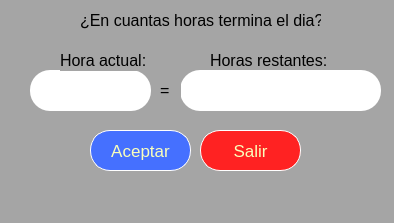
<?xml version="1.0" encoding="UTF-8"?>
<ui version="4.0">
 <class>MainWindow</class>
 <widget class="QMainWindow" name="MainWindow">
  <property name="geometry">
   <rect>
    <x>0</x>
    <y>0</y>
    <width>394</width>
    <height>223</height>
   </rect>
  </property>
  <property name="windowTitle">
   <string>MainWindow</string>
  </property>
  <property name="styleSheet">
   <string notr="true">background-color: rgb(165, 165, 165);</string>
  </property>
  <widget class="QWidget" name="centralwidget">
   <widget class="QPushButton" name="btn_aceptar">
    <property name="geometry">
     <rect>
      <x>90</x>
      <y>130</y>
      <width>101</width>
      <height>41</height>
     </rect>
    </property>
    <property name="font">
     <font>
      <pointsize>13</pointsize>
      <underline>false</underline>
     </font>
    </property>
    <property name="styleSheet">
     <string notr="true">background-color: rgb(69, 112, 255);
color: rgb(250, 255, 187);
border-radius:20px;
border: 1px solid white;</string>
    </property>
    <property name="text">
     <string>Aceptar</string>
    </property>
   </widget>
   <widget class="QLineEdit" name="txt_horaActual">
    <property name="geometry">
     <rect>
      <x>30</x>
      <y>70</y>
      <width>121</width>
      <height>41</height>
     </rect>
    </property>
    <property name="font">
     <font>
      <pointsize>20</pointsize>
      <weight>50</weight>
      <italic>false</italic>
      <bold>false</bold>
     </font>
    </property>
    <property name="styleSheet">
     <string notr="true">background-color: rgb(255, 255, 255);
border-radius:20px;</string>
    </property>
    <property name="text">
     <string/>
    </property>
   </widget>
   <widget class="QLabel" name="label_2">
    <property name="geometry">
     <rect>
      <x>60</x>
      <y>50</y>
      <width>91</width>
      <height>21</height>
     </rect>
    </property>
    <property name="font">
     <font>
      <pointsize>12</pointsize>
     </font>
    </property>
    <property name="text">
     <string>&lt;html&gt;&lt;head/&gt;&lt;body&gt;&lt;p&gt;Hora actual:&lt;/p&gt;&lt;/body&gt;&lt;/html&gt;</string>
    </property>
   </widget>
   <widget class="QPushButton" name="btn_salir">
    <property name="geometry">
     <rect>
      <x>200</x>
      <y>130</y>
      <width>101</width>
      <height>41</height>
     </rect>
    </property>
    <property name="font">
     <font>
      <pointsize>13</pointsize>
      <underline>false</underline>
     </font>
    </property>
    <property name="styleSheet">
     <string notr="true">background-color: rgb(255, 34, 34);
color: rgb(250, 255, 187);
border-radius:20px;
border: 1px solid white;</string>
    </property>
    <property name="text">
     <string>Salir</string>
    </property>
   </widget>
   <widget class="QLabel" name="label_3">
    <property name="geometry">
     <rect>
      <x>210</x>
      <y>50</y>
      <width>121</width>
      <height>21</height>
     </rect>
    </property>
    <property name="font">
     <font>
      <pointsize>12</pointsize>
     </font>
    </property>
    <property name="text">
     <string>&lt;html&gt;&lt;head/&gt;&lt;body&gt;&lt;p&gt;Horas restantes:&lt;/p&gt;&lt;/body&gt;&lt;/html&gt;</string>
    </property>
   </widget>
   <widget class="QLineEdit" name="txt_resultado">
    <property name="geometry">
     <rect>
      <x>180</x>
      <y>70</y>
      <width>201</width>
      <height>41</height>
     </rect>
    </property>
    <property name="font">
     <font>
      <pointsize>10</pointsize>
      <weight>50</weight>
      <italic>false</italic>
      <bold>false</bold>
     </font>
    </property>
    <property name="styleSheet">
     <string notr="true">background-color: rgb(255, 255, 255);
border-radius:20px;</string>
    </property>
    <property name="text">
     <string/>
    </property>
   </widget>
   <widget class="QLabel" name="label_4">
    <property name="geometry">
     <rect>
      <x>160</x>
      <y>80</y>
      <width>21</width>
      <height>21</height>
     </rect>
    </property>
    <property name="font">
     <font>
      <pointsize>12</pointsize>
     </font>
    </property>
    <property name="text">
     <string>&lt;html&gt;&lt;head/&gt;&lt;body&gt;&lt;p&gt;=&lt;/p&gt;&lt;/body&gt;&lt;/html&gt;</string>
    </property>
   </widget>
   <widget class="QLabel" name="label_5">
    <property name="geometry">
     <rect>
      <x>80</x>
      <y>10</y>
      <width>241</width>
      <height>21</height>
     </rect>
    </property>
    <property name="font">
     <font>
      <pointsize>12</pointsize>
     </font>
    </property>
    <property name="text">
     <string>&lt;html&gt;&lt;head/&gt;&lt;body&gt;&lt;p&gt;¿En cuantas horas termina el dia?&lt;/p&gt;&lt;/body&gt;&lt;/html&gt;</string>
    </property>
   </widget>
  </widget>
  <widget class="QMenuBar" name="menubar">
   <property name="geometry">
    <rect>
     <x>0</x>
     <y>0</y>
     <width>394</width>
     <height>21</height>
    </rect>
   </property>
  </widget>
  <widget class="QStatusBar" name="statusbar"/>
 </widget>
 <resources/>
 <connections/>
</ui>
